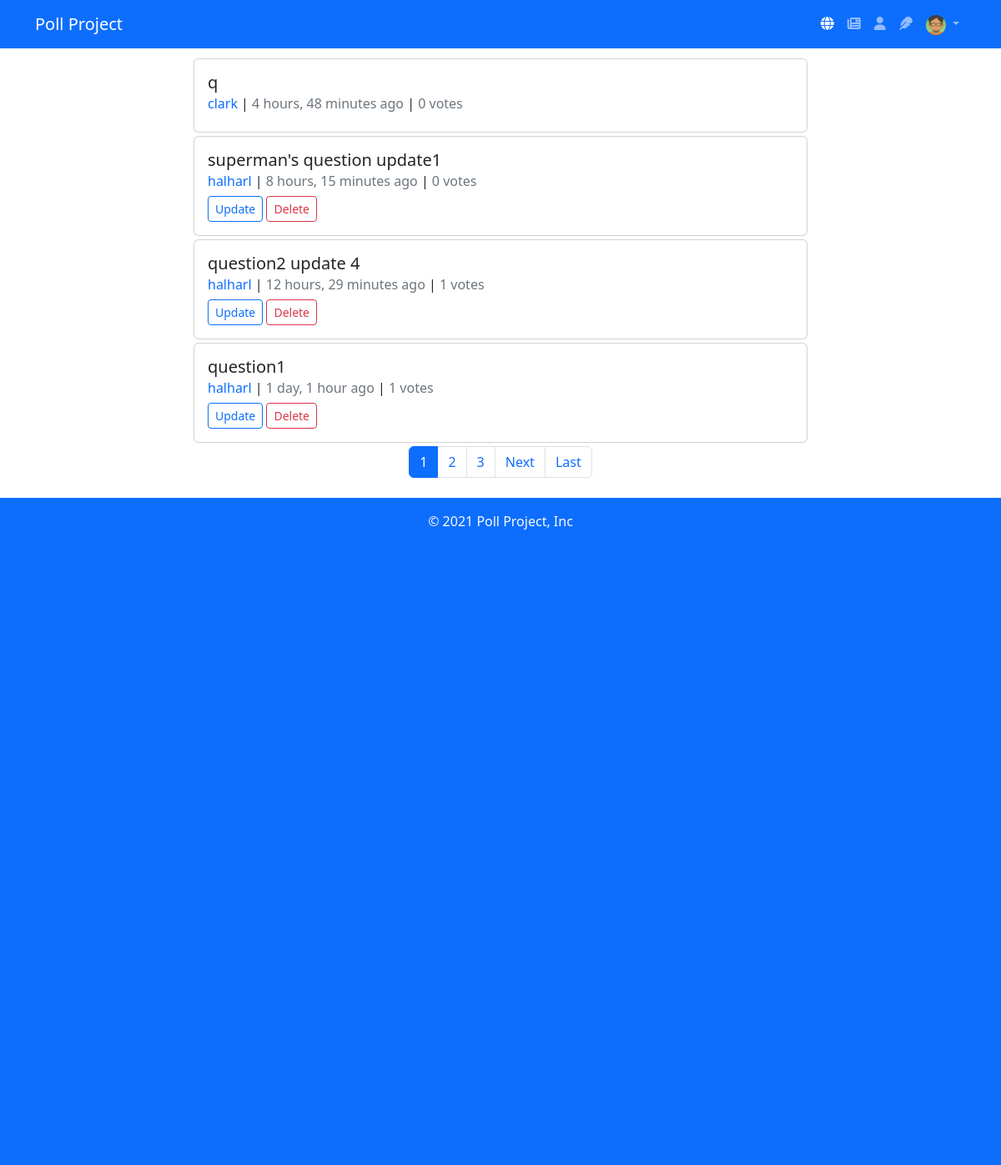
Before: /polls/ (signed in) with the older database file.
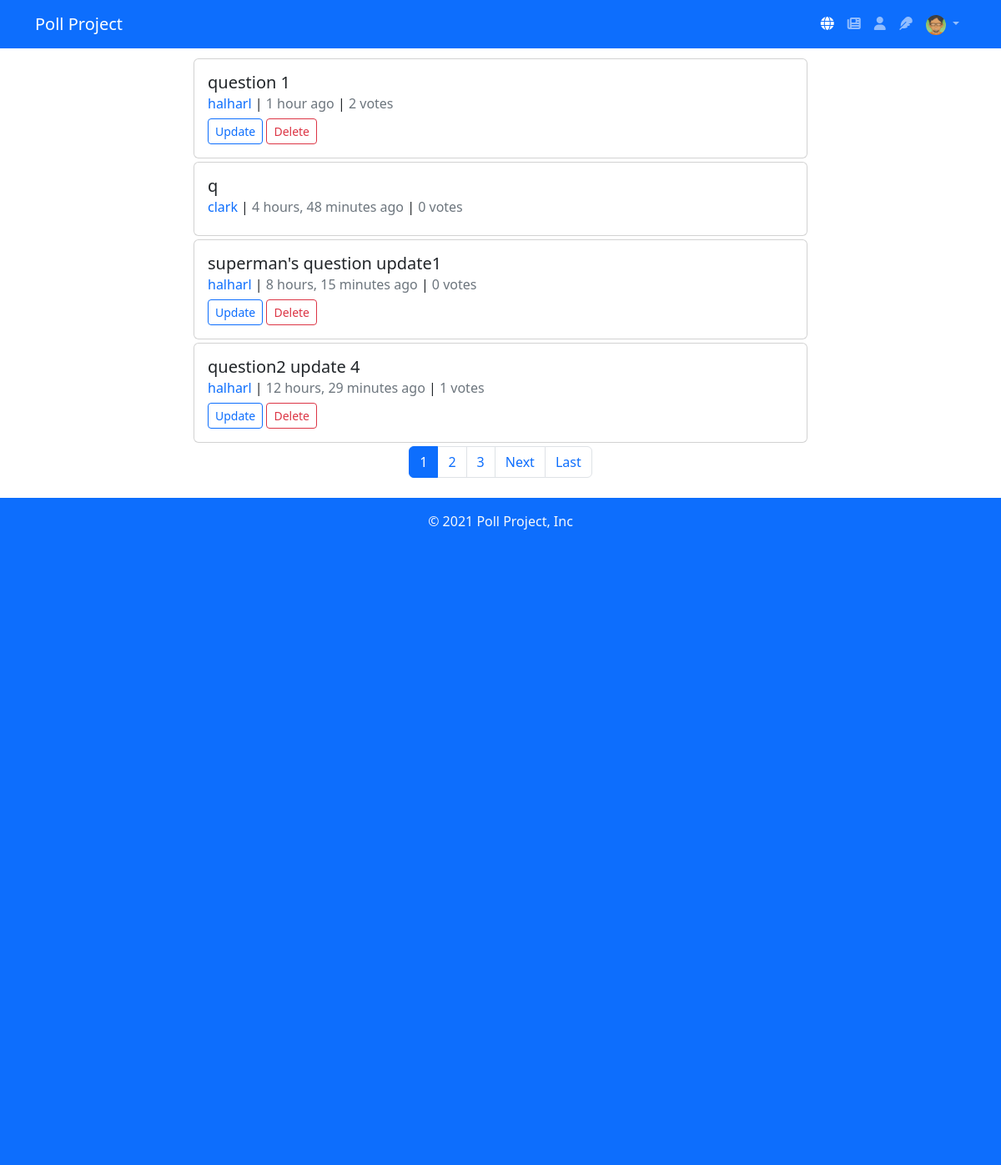
After: the same page with the newer database file.
### polls/models.py (models this page shows, shortened)
class Poll(models.Model):
    author = models.ForeignKey(User, on_delete=models.CASCADE)
    question = models.TextField(null=False, blank=False)
    date_added = models.DateTimeField(auto_now_add=True)
    @property
    def vote_count(self):
        return sum([choice.vote_count for choice in self.choice_set.all()])

class Choice(models.Model):
    question = models.ForeignKey(Poll, on_delete=models.CASCADE)
    choice = models.TextField(null=False, blank=False)
    date_added = models.DateTimeField(auto_now_add=True)
    @property
    def vote_count(self):
        return self.vote_set.count()

### polls/views.py (the view)
# urls.py: path("", views.poll_list, name="poll_list"),
def poll_list(request):
    page = int(request.GET["page"]) if "page" in request.GET else 1
    polls = Poll.objects.all().order_by('-date_added')
    paginator = Paginator(polls, 4)
    is_paginated = paginator.num_pages > 1
    page_obj = paginator.page(page)
    object_list = page_obj.object_list
    context = {
        "is_paginated": is_paginated,
        "page_obj": page_obj,
        "object_list": object_list,
    }
    return render(request, "polls/poll_list.html", context)

### polls_project/context_processors.py (called while the page is built)
def project_details(request):
    return {
        "project_name": "Poll Project",
    }

### polls/templates/polls/poll_list.html
{% extends 'base.html' %}
{% block content %}
<div class="row">
    <div class="col">
    </div>
    <div class="col-8 my-2">
        {% for object in object_list %}
        {% include 'polls/poll.html' %}
        {% endfor %}
        {% include 'paginator.html' %}
    </div>
    <div class="col">
    </div>
</div>
{% endblock content %}

### polls/templates/polls/poll_header.html
<a href="{% url 'polls:poll_detail' object.id %}" class="text-decoration-none text-dark"><h5 class="card-title">{{ object.question }}</h5></a>
<h6 class="card-subtitle mb-2">
    <a href="{% url 'profiles:detail' object.author.id %}" class="text-decoration-none">{{ object.author.username }}</a> |
    <span class="text-muted">{{ object.date_added|timesince }} ago</span> |
    <span class="text-muted">{{ object.vote_count }} votes </span>
</h6>
{% if user == object.author %}
<a href="{% url 'polls:poll_update' object.id %}" class="btn btn-outline-primary btn-sm">Update</a>
<a href="{% url 'polls:poll_delete' object.id %}" class="btn btn-outline-danger btn-sm">Delete</a>
{% endif %}

Changed rows visible on the page:
no longer on this page (row unchanged): Poll: question "question1", author.username "halharl", date_added "1 day, 1 hour", vote_count "1", shows "Update"
added Poll: question "question 1", author.username "halharl", date_added "1 hour", vote_count "2", shows "Update"
